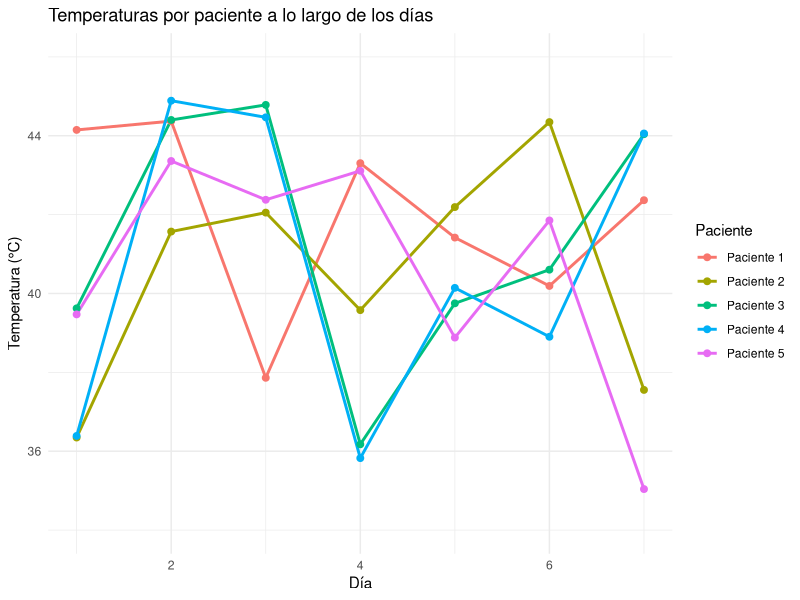

Generate this figure with R:
# Cargar librerías
library(ggplot2)
library(tidyr)
library(dplyr)
set.seed(42)  # Reproducibilidad

# --- 1. Parámetros ---
num_dias <- 7
num_pacientes <- 5

# --- 2. Crear matriz con temperaturas aleatorias ---
temperaturas <- matrix(runif(num_dias * num_pacientes, min=35, max=45),
                       nrow=num_dias, ncol=num_pacientes)
rownames(temperaturas) <- paste("Día", 1:num_dias)
colnames(temperaturas) <- paste("Paciente", 1:num_pacientes)

cat("Temperaturas iniciales:\n")
print(round(temperaturas, 2))

# --- 3. Añadir estadísticas por paciente (columnas) ---
min_pac <- apply(temperaturas, 2, min)
max_pac <- apply(temperaturas, 2, max)
mean_pac <- apply(temperaturas, 2, mean)

# Añadir filas a la matriz
temperaturas <- rbind(temperaturas, min_pac, max_pac, mean_pac)
rownames(temperaturas)[(num_dias + 1):(num_dias + 3)] <- c("Min Pac", "Max Pac", "Media Pac")

cat("\nTemperaturas con estadísticas por paciente:\n")
print(round(temperaturas, 2))

# --- 4. Añadir estadísticas por día (filas) ---
min_dia <- apply(temperaturas[, 1:num_pacientes], 1, min)
max_dia <- apply(temperaturas[, 1:num_pacientes], 1, max)
mean_dia <- apply(temperaturas[, 1:num_pacientes], 1, mean)

# Añadir columnas
temperaturas <- cbind(temperaturas, "Min Día"=min_dia, "Max Día"=max_dia, "Media Día"=mean_dia)

cat("\nTemperaturas finales con estadísticas por día:\n")
print(round(temperaturas, 2))

# --- 5. Guardar en CSV ---
write.csv(round(temperaturas, 2), "temperaturas_pacientes.csv", row.names = TRUE)
cat("\nArchivo 'temperaturas_pacientes.csv' guardado correctamente.\n")

# --- 6. Visualización gráfica ---
# Usamos solo los días originales para graficar (sin las filas de estadísticas)
temp_df <- as.data.frame(temperaturas[1:num_dias, 1:num_pacientes])
temp_df$Día <- 1:num_dias

# Convertir a formato largo para ggplot
temp_long <- pivot_longer(temp_df, cols = starts_with("Paciente"), names_to = "Paciente", values_to = "Temperatura")

# Graficar
ggplot(temp_long, aes(x = Día, y = Temperatura, color = Paciente)) +
  geom_line(size = 1) +
  geom_point(size = 2) +
  labs(title = "Temperaturas por paciente a lo largo de los días",
       x = "Día", y = "Temperatura (°C)") +
  theme_minimal() +
  ylim(34, 46)
